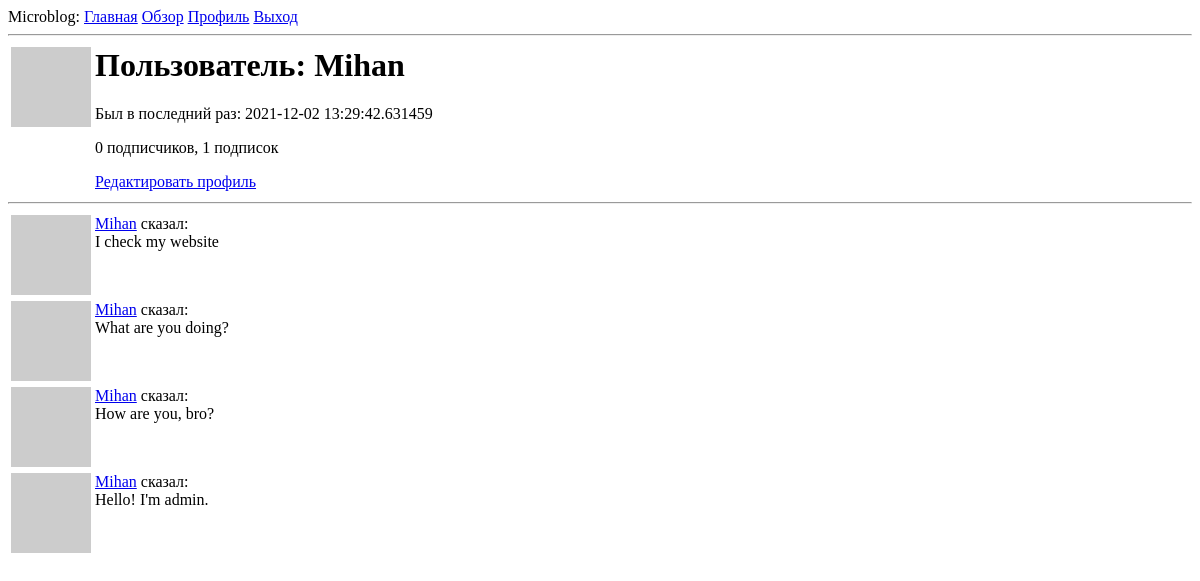
Before: /user/Mihan (signed in) with the older database file.
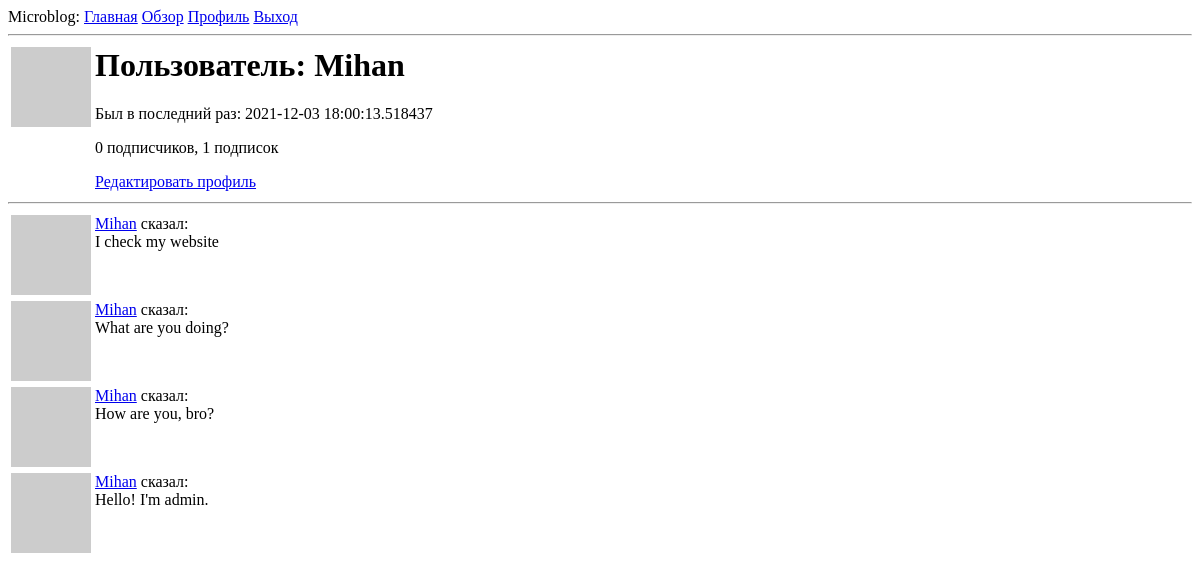
After: the same page with the newer database file.
### app/models.py (models this page shows, shortened)
class User(UserMixin, db.Model):  # таблица пользователей в БД
    id = db.Column(db.Integer, primary_key=True)
    username = db.Column(db.String(64), index=True, unique=True)
    email = db.Column(db.String(120), index=True, unique=True)
    password_hash = db.Column(db.String(128))
    posts = db.relationship('Post', backref='author', lazy='dynamic')
    about_me = db.Column(db.String(140))
    last_seen = db.Column(db.DateTime, default=datetime.utcnow)
    followed = db.relationship(
        'User', secondary=followers,  # secondary - таблица конфигураций
        primaryjoin=(followers.c.follower_id == id),  # условие связывающее с левой стороны(follower)
        secondaryjoin=(followers.c.followed_id == id),  # условие связывающее с правой стороны(followed)
        backref=db.backref('followers', lazy='dynamic'), lazy='dynamic'
    )
    def avatar(self, size):  # изображение аватара
        digest = md5(self.email.lower().encode(
            'utf-8')).hexdigest()  # конвертирование почты в нижний регистр, далее в 16-ю строку
        return 'https://www.gravatar.com/avatar/{}?d=identicon&s={}'.format(digest, size)

class Post(db.Model):  # таблица постов в БД
    id = db.Column(db.Integer, primary_key=True)
    body = db.Column(db.String(140))
    timestamp = db.Column(db.DateTime, index=True, default=datetime.utcnow)
    user_id = db.Column(db.Integer, db.ForeignKey('user.id'))

### app/routes.py (the view)
@app.route('/user/<username>')  # username динамический компонент
@login_required  # только для зарегистрированных пользователей
def user(username):  # логика страницы пользователя
    user = User.query.filter_by(username=username).first_or_404()  # загрузка пользователя\выдача ошибки 404
    page = request.args.get('page', 1, type=int)  # логика страниц
    posts = user.posts.order_by(Post.timestamp.desc()).paginate(  # отображение постов
        page, app.config['POSTS_PER_PAGE'], False)
    next_url = url_for('user', username=user.username, page=posts.next_num) \
        if posts.has_next else None
    prev_url = url_for('user', username=user.username, page=posts.prev_num) \
        if posts.has_prev else None
    return render_template('user.html', user=user, posts=posts.items,
                           next_url=next_url, prev_url=prev_url)

### app/models.py (called while the page is built)
@login.user_loader  # регистрирование пользовательского загрузчика
def load_user(id):
    return User.query.get(int(id))

### app/routes.py (called while the page is built)
@app.before_request  # последняя активность пользователя
def before_request(): # логика последней активности пользователя
    if current_user.is_authenticated:  # проверка на авторизацию
        current_user.last_seen = datetime.utcnow()
        db.session.commit()

### app/templates/user.html (shortened to what this page needs)
{% extends "base.html" %}
{% block content %}
    <table>
        <tr valign="top">
            <td><img src="{{ user.avatar(128) }}"></td>
            <td>
                <h1>Пользователь: {{ user.username }}</h1>
                {%if user.last_seen %}<p>Был в последний раз: {{ user.last_seen }}</p>{% endif %}
                <p>{{ user.followers.count() }} подписчиков, {{ user.followed.count() }} подписок</p>
                {% if user == current_user %}
                <p><a href="{{ url_for('edit_profile') }}">Редактировать профиль</a></p>
                {% elif not current_user.is_following(user) %}
                <p><a href="{{ url_for('follow', username=user.username) }}">Подписаться</a></p>
                {% else %}
                <p><a href="{{ url_for('unfollow', username=user.username) }}">Отписаться</a></p>
                {% endif %}
            </td>
        </tr>
    </table>
    <hr>
    {% for post in posts %}
        {% include '_post.html' %}
    {% endfor %}
{% endblock %}

### app/templates/base.html (shortened to what this page needs)
<html>
    <head>
    </head>
    <body>
        <div>
            Microblog:
            <a href="{{ url_for('index') }}">Главная</a>
            <a href="{{ url_for('explore') }}">Обзор</a>
            {% if current_user.is_anonymous %}
            <a href="{{ url_for('login') }}">Авторизация</a>
            {% else %}
            <a href="{{ url_for('user', username=current_user.username) }}">Профиль</a>
            <a href="{{ url_for('logout')}}">Выход</a>
            {% endif %}
        </div>
        <hr>
        {% block content %}{% endblock %}
    </body>
</html>

### app/templates/_post.html
<table>
  <tr valign="top">
      <td><img src="{{ post.author.avatar(36) }}"></td>
      <td><a href="{{ url_for('user', username=post.author.username) }}">{{ post.author.username }}</a> сказал: <br>{{ post.body }}</td>
  </tr>
</table>

Changed rows visible on the page:
changed User "Mihan": last_seen "2021-12-02 13:29:42.631459" → "2021-12-03 18:00:13.518437"
